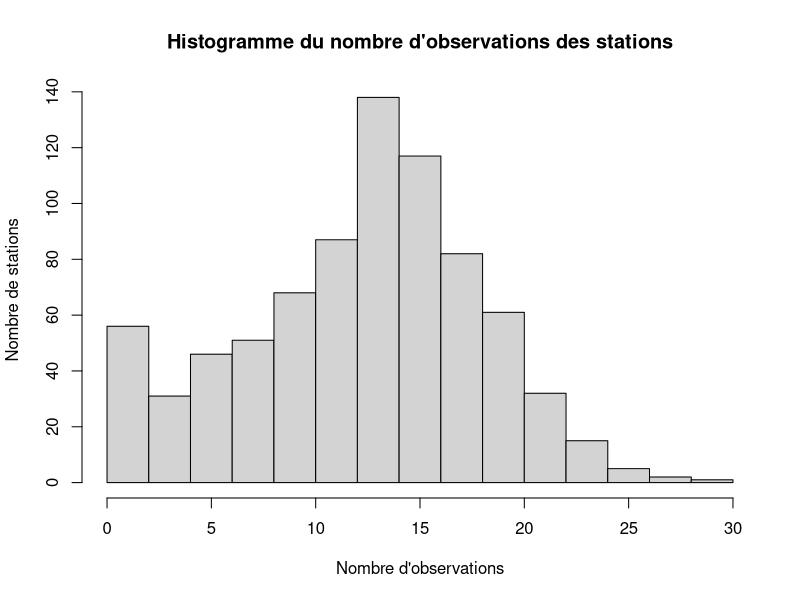
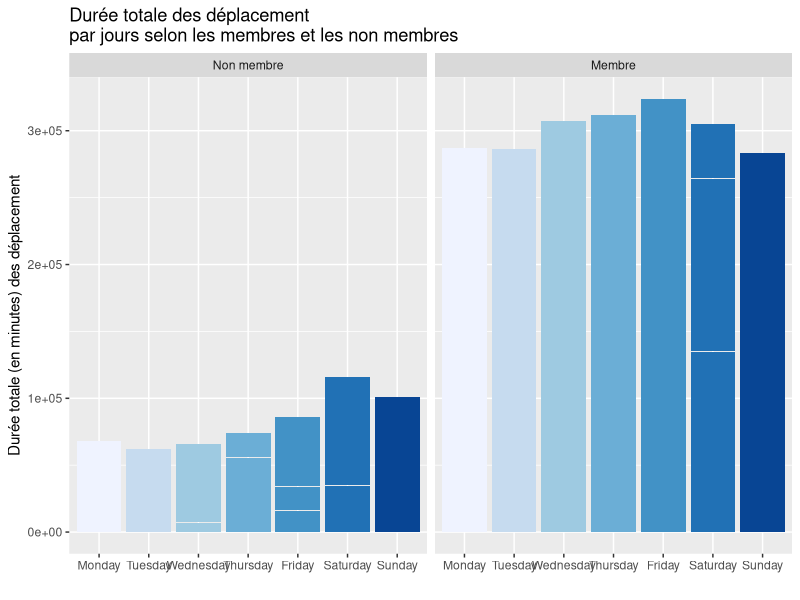
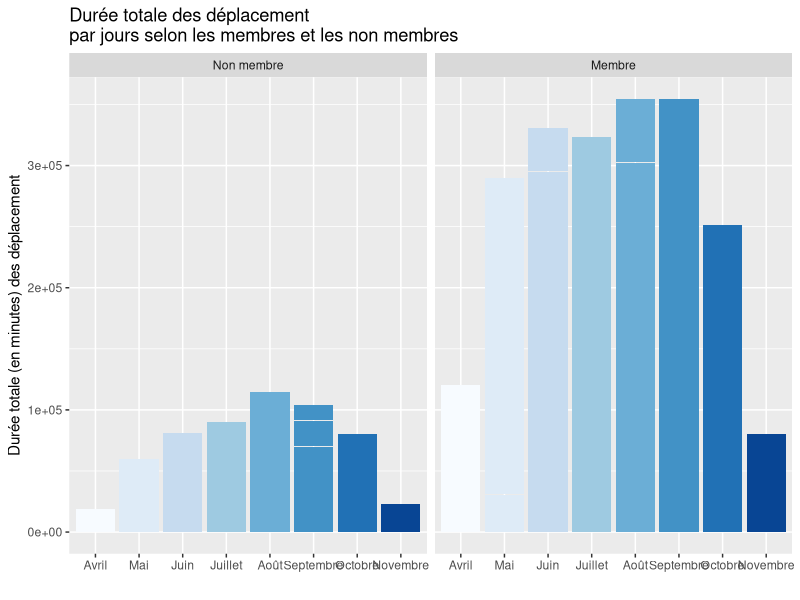
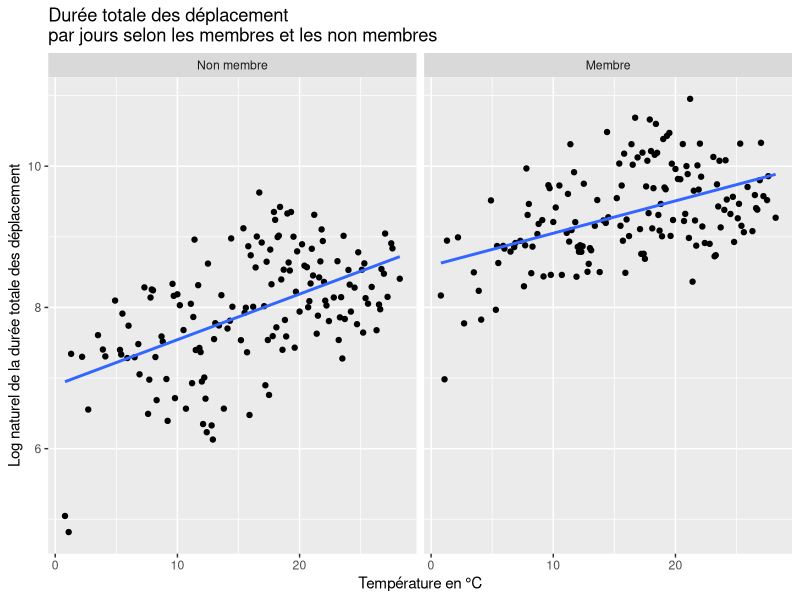
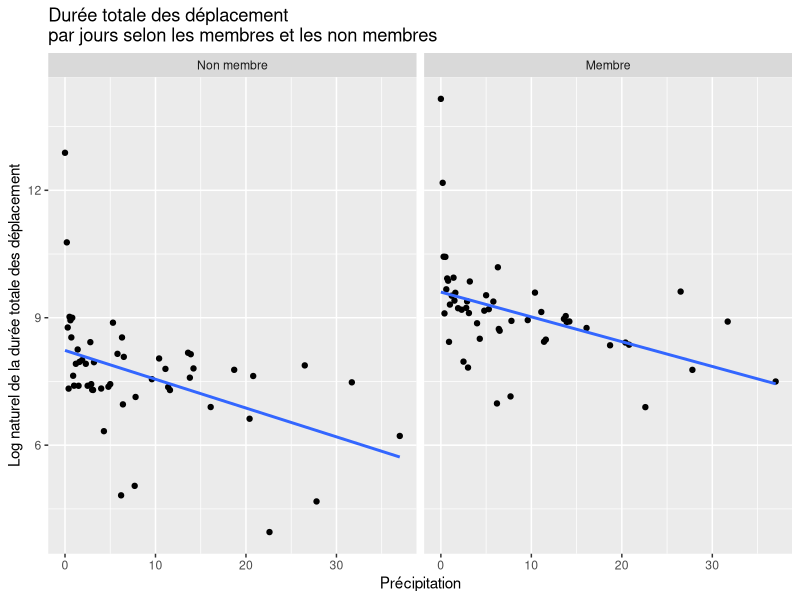
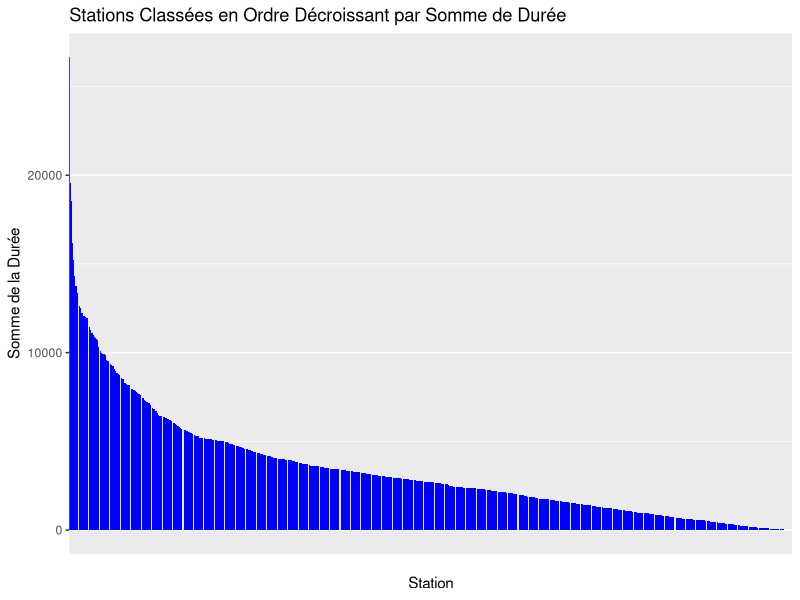
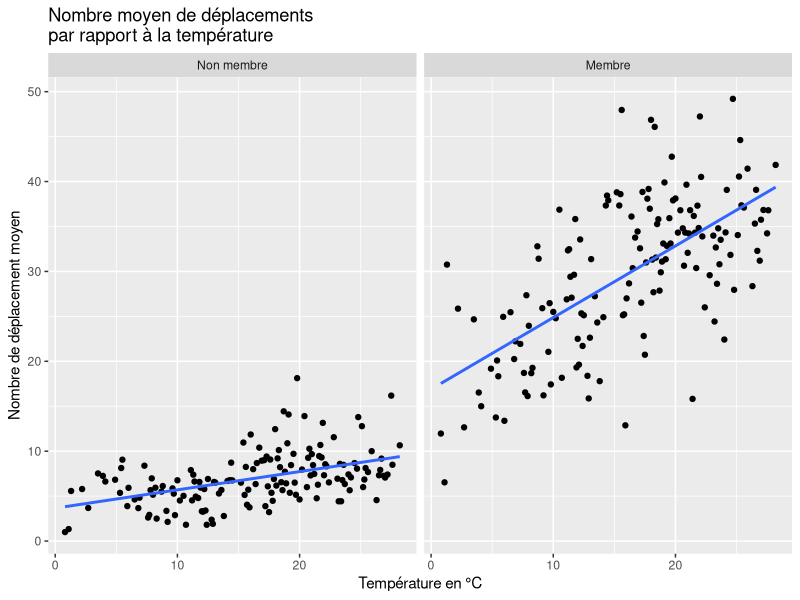
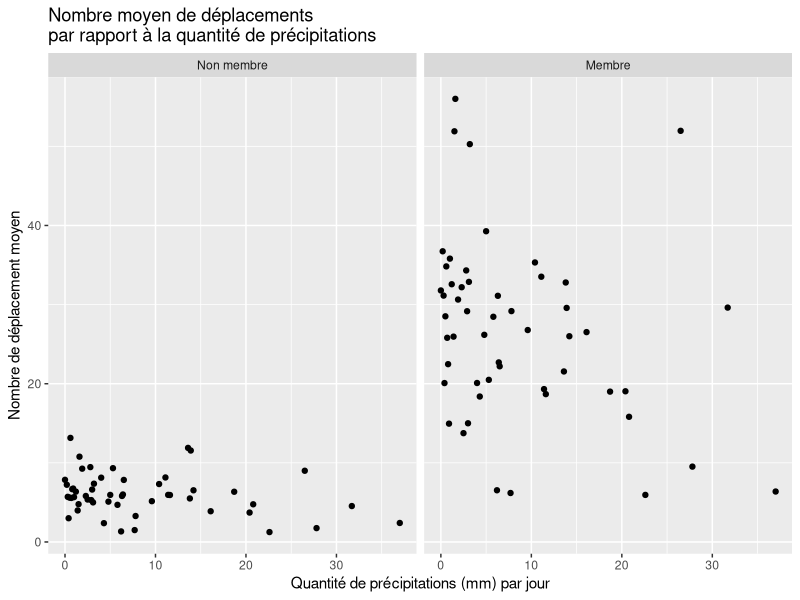

R code for these plots, in order:
## ---- chunk 1
knitr::opts_chunk$set(echo = FALSE)
knitr::opts_chunk$set(message = FALSE)
knitr::opts_chunk$set(warning = FALSE)
knitr::opts_chunk$set(error = FALSE)
## ---- chunk 2
library(tidyverse)
library(ggthemes)
library(RColorBrewer)
library(knitr)
## ---- chunk 3
dat = read.csv("bixi1.csv")

## ---- chunk 4
#Importation des données
bixi_raw_data_df= dat
#bixi_raw_data_df=read.table("raw_data/bixi1.csv", sep = ",", header = T)
## ---- chunk 5
knitr::kable(head(bixi_raw_data_df), caption="6 premières observations du jeu de données")
## ---- chunk 6
knitr::kable(tail(bixi_raw_data_df), caption="6 dernières observations du jeu de données")
## ---- chunk 7
str(bixi_raw_data_df)
## ---- chunk 8
options(knitr.kable.NA = "")
bixi_df=data.frame(station=as.factor(bixi_raw_data_df$station),
                   mm=as.factor(bixi_raw_data_df$mm),
                   dd=as.factor(bixi_raw_data_df$dd),
                   wday=as.factor(bixi_raw_data_df$wday),
                   mem=as.factor(bixi_raw_data_df$mem),
                   holiday=as.factor(bixi_raw_data_df$holiday),
                   bixi_raw_data_df[,7:ncol(bixi_raw_data_df)])
knitr::kable(summary(bixi_df), caption="Sommaire des observations")
## ---- chunk 9
freqTable_station=table(bixi_df$station)
hist(freqTable_station, xlab = "Nombre d'observations", ylab = "Nombre de stations", main = "Histogramme du nombre d'observations des stations")
## ---- chunk 10
dat$wday <- factor(dat$wday,
                   levels = c("Monday", "Tuesday", "Wednesday", "Thursday", "Friday", "Saturday", "Sunday"))

label <- c(`1` = "Membre", `0` = "Non membre")
## ---- chunk 11
ggplot(dat, aes(x=wday, y=dur,
           fill = wday)) +
  geom_bar(stat = "identity") +
  scale_fill_brewer(palette = "Blues")+
  facet_wrap(~ mem,labeller=labeller(mem=label))+
  theme(legend.position="none")+
  labs(title = "Durée totale des déplacement \npar jours selon les membres et les non membres")+
  xlab("")+
  ylab("Durée totale (en minutes) des déplacement")
## ---- chunk 12
dat$wday <- factor(dat$wday,
                   levels = c("Monday", "Tuesday", "Wednesday", "Thursday", "Friday", "Saturday", "Sunday"))

label <- c(`1` = "Membre", `0` = "Non membre")
## ---- chunk 13
ggplot(dat, aes(as.factor(mm), dur, fill = as.factor(mm))) +
  geom_bar(stat = "identity") +
  scale_fill_brewer(palette = "Blues")+
  facet_wrap(~ mem,labeller=labeller(mem=label))+
  theme(legend.position="none")+
  scale_x_discrete(breaks = 4:11,labels=c("Avril","Mai","Juin", "Juillet", "Août", "Septembre", "Octobre", "Novembre")) +
  labs(title = "Durée totale des déplacement \npar jours selon les membres et les non membres")+
  xlab("")+
  ylab("Durée totale (en minutes) des déplacement")
## ---- chunk 14
dat_temp <- dat %>%
  select(mem, dur, temp, avg) %>% 
  group_by(temp, mem) %>%
  summarise(dur = log(sum(dur)))
## ---- chunk 15
ggplot(dat_temp, aes(temp, dur)) +
  geom_point() +
  facet_wrap(~mem,labeller=labeller(mem=label))+
  geom_smooth(method='lm', se=FALSE) +
  labs(title = "Durée totale des déplacement \npar jours selon les membres et les non membres")+
  xlab("Température en °C")+
  ylab("Log naturel de la durée totale des déplacement")

dat_temp_cor = dat_temp %>% 
  group_by(mem) %>%
  summarise(cor = cor(temp,dur))
## ---- chunk 16
dat_rain <- dat %>%
  select(mem, dur, rain) %>% 
  group_by(rain, mem) %>%
  summarise(dur = log(sum(dur)))

## ---- chunk 17
ggplot(dat_rain, aes(rain, dur)) +
  geom_point() +
  facet_wrap(~mem,labeller=labeller(mem=label)) +
  geom_smooth(method='lm', se=FALSE) +
  labs(title = "Durée totale des déplacement \npar jours selon les membres et les non membres")+
  xlab("Précipitation")+
  ylab("Log naturel de la durée totale des déplacement")

dat_rain_cor = dat_rain %>% 
  group_by(mem) %>%
  summarise(cor = cor(rain,dur))
## ---- chunk 18
dat_mem <- dat %>%
  select(mem, avg, dur) %>% 
  group_by(mem) %>%
  summarise(avg = mean(avg), dur = sum(dur)) %>% 
  mutate(dur_relative = ifelse(mem == 1, dur / sum(dat$mem == 1), dur / sum(dat$mem ==0))) %>% 
  mutate(mem = ifelse(mem == 1, "Membre", "Non-membre"))
## ---- chunk 19
kable(dat_mem, col.names = c("Membre", "Durée moyenne", "Durée totale", "Durée totale relative"), caption = "Détail sur la durée selon les abonnements")
## ---- chunk 20
dat_hol <- dat %>%
  select(holiday, avg, dur) %>% 
  group_by(holiday) %>%
  summarise(avg = mean(avg), dur = sum(dur)) %>% 
  mutate(dur_relative = ifelse(holiday == 1, dur / sum(dat$holiday == 1), dur / sum(dat$holiday ==0))) %>% 
  mutate(holiday = ifelse(holiday == 1, "Férié", "Non férié"))


kable(dat_hol, col.names = c("Jour", "Durée moyenne", "Durée totale", "Durée totale relative"), caption = "Détail sur la durée selon les fériés")

## ---- chunk 21
dat_station = dat %>% group_by(station) %>% summarise(dur = sum(dur))
data <- dat_station[order(-dat_station$dur), ]

# Créer un graphique à barres classant les stations en ordre décroissant
ggplot(data, aes(x = factor(station, levels = unique(data$station)), y = dur)) +
  geom_bar(stat = "identity", fill = "blue") +
  labs(x = "Station", y = "Somme de la Durée", title = "Stations Classées en Ordre Décroissant par Somme de Durée") +
  scale_x_discrete(labels = rep("", length(data$station))) +
  theme(panel.grid.major.x = element_blank(),
        axis.ticks.x = element_blank())
  
top3_stat_dur = head(data, 3)
## ---- chunk 22
dat_temp_ntot <- dat %>%
  select(mem, n_tot, temp) %>% 
  group_by(temp, mem) %>%
  summarise(n_tot = (mean(n_tot)))

ggplot(dat_temp_ntot, aes(temp, n_tot)) +
  geom_point() + geom_smooth(method='lm', se=FALSE) +
  facet_wrap(~mem,labeller=labeller(mem=label)) +
  labs(title = "Nombre moyen de déplacements \npar rapport à la température")+
  xlab("Température en °C")+
  ylab("Nombre de déplacement moyen")

dat_temp_ntot_cor = dat_temp_ntot %>% 
  group_by(mem) %>%
  summarise(cor = cor(temp,n_tot))
## ---- chunk 23

mean_temp_vs_mm <- round(aggregate(dat$temp~dat$mm, FUN=mean, na.rm = TRUE), digits=2)
kable(mean_temp_vs_mm, col.names = c("Mois","Température moyenne (°C)"), caption = "Température moyenne par mois")

## ---- chunk 24
dat_rain_ntot <- dat %>%
  select(mem, n_tot, rain) %>% 
  group_by(rain, mem) %>%
  summarise(n_tot = (mean(n_tot)))

ggplot(dat_rain_ntot, aes(rain, n_tot)) +
  geom_point() + #geom_smooth(method='lm', se=FALSE) +
  facet_wrap(~mem,labeller=labeller(mem=label)) +
  labs(title = "Nombre moyen de déplacements \npar rapport à la quantité de précipitations")+
  xlab("Quantité de précipitations (mm) par jour")+
  ylab("Nombre de déplacement moyen")

dat_rain_ntot_cor = dat_rain_ntot %>% 
  group_by(mem) %>%
  summarise(cor = cor(rain,n_tot))
## ---- chunk 25

monday <- select(filter(dat, wday == "Monday" & mem == 1),n_tot,n_AM,n_PM)
v_monday <- c(mean(monday$n_AM),mean(monday$n_PM), mean(monday$n_tot-monday$n_AM-monday$n_PM),mean(monday$n_tot))

monday_nm <- select(filter(dat, wday == "Monday" & mem == 0),n_tot,n_AM,n_PM)
v_monday_nm <- c(mean(monday_nm$n_AM),mean(monday_nm$n_PM),mean(monday_nm$n_tot-monday_nm$n_AM-monday_nm$n_PM),mean(monday_nm$n_tot))


tuesday <- select(filter(dat, wday == "Tuesday" & mem == 1),n_tot,n_AM,n_PM)
v_tuesday <- c(mean(tuesday$n_AM),mean(tuesday$n_PM), mean(tuesday$n_tot-tuesday$n_AM-tuesday$n_PM),mean(tuesday$n_tot))

tuesday_nm <- select(filter(dat, wday == "Tuesday" & mem == 0),n_tot,n_AM,n_PM)
v_tuesday_nm <- c(mean(tuesday_nm$n_AM),mean(tuesday_nm$n_PM),mean(tuesday_nm$n_tot-tuesday_nm$n_AM-tuesday_nm$n_PM),mean(tuesday_nm$n_tot))


wednesday <- select(filter(dat, wday == "Wednesday" & mem == 1),n_tot,n_AM,n_PM)
v_wednesday <- c(mean(wednesday$n_AM),mean(wednesday$n_PM), mean(wednesday$n_tot-wednesday$n_AM-wednesday$n_PM),mean(wednesday$n_tot))

wednesday_nm <- select(filter(dat, wday == "Wednesday" & mem == 0),n_tot,n_AM,n_PM)
v_wednesday_nm <- c(mean(wednesday_nm$n_AM),mean(wednesday_nm$n_PM),mean(wednesday_nm$n_tot-wednesday_nm$n_AM-wednesday_nm$n_PM),mean(wednesday_nm$n_tot))


thursday <- select(filter(dat, wday == "Thursday" & mem == 1),n_tot,n_AM,n_PM)
v_thursday <- c(mean(thursday$n_AM),mean(thursday$n_PM), mean(thursday$n_tot-thursday$n_AM-thursday$n_PM),mean(thursday$n_tot))

thursday_nm <- select(filter(dat, wday == "Thursday" & mem == 0),n_tot,n_AM,n_PM)
v_thursday_nm <- c(mean(thursday_nm$n_AM),mean(thursday_nm$n_PM),mean(thursday_nm$n_tot-thursday_nm$n_AM-thursday_nm$n_PM),mean(thursday_nm$n_tot))


friday <- select(filter(dat, wday == "Friday" & mem == 1),n_tot,n_AM,n_PM)
v_friday <- c(mean(friday$n_AM),mean(friday$n_PM), mean(friday$n_tot-friday$n_AM-friday$n_PM),mean(friday$n_tot))

friday_nm <- select(filter(dat, wday == "Friday" & mem == 0),n_tot,n_AM,n_PM)
v_friday_nm <- c(mean(friday_nm$n_AM),mean(friday_nm$n_PM),mean(friday_nm$n_tot-friday_nm$n_AM-friday_nm$n_PM),mean(friday_nm$n_tot))


saturday <- select(filter(dat, wday == "Saturday" & mem == 1),n_tot,n_AM,n_PM)
v_saturday <- c(mean(saturday$n_AM),mean(saturday$n_PM), mean(saturday$n_tot-saturday$n_AM-saturday$n_PM),mean(saturday$n_tot))

saturday_nm <- select(filter(dat, wday == "Saturday" & mem == 0),n_tot,n_AM,n_PM)
v_saturday_nm <- c(mean(saturday_nm$n_AM),mean(saturday_nm$n_PM),mean(saturday_nm$n_tot-saturday_nm$n_AM-saturday_nm$n_PM),mean(saturday_nm$n_tot))


sunday <- select(filter(dat, wday == "Sunday" & mem == 1),n_tot,n_AM,n_PM)
v_sunday <- c(mean(sunday$n_AM),mean(sunday$n_PM), mean(sunday$n_tot-sunday$n_AM-sunday$n_PM),mean(sunday$n_tot))

sunday_nm <- select(filter(dat, wday == "Sunday" & mem == 0),n_tot,n_AM,n_PM)
v_sunday_nm <- c(mean(sunday_nm$n_AM),mean(sunday_nm$n_PM),mean(sunday_nm$n_tot-sunday_nm$n_AM-sunday_nm$n_PM),mean(sunday_nm$n_tot))


v_semaine <- c(mean(v_monday[1],v_tuesday[1],v_wednesday[1],v_thursday[1],v_friday[1]),+
             mean(v_monday[2],v_tuesday[2],v_wednesday[2],v_thursday[2],v_friday[2]),+
             mean(v_monday[3],v_tuesday[3],v_wednesday[3],v_thursday[3],v_friday[3]),+
             mean(v_monday[4],v_tuesday[4],v_wednesday[4],v_thursday[4],v_friday[4]))

v_fin_semaine <- c(mean(v_saturday[1],v_sunday[1]),+
                 mean(v_saturday[2],v_sunday[2]),+
                 mean(v_saturday[3],v_sunday[3]),+
                 mean(v_saturday[4],v_sunday[4]))


v_semaine_nm <- c(mean(v_monday_nm[1],v_tuesday_nm[1],v_wednesday_nm[1],v_thursday_nm[1],v_friday_nm[1]),+
             mean(v_monday_nm[2],v_tuesday_nm[2],v_wednesday_nm[2],v_thursday_nm[2],v_friday_nm[2]),+
             mean(v_monday_nm[3],v_tuesday_nm[3],v_wednesday_nm[3],v_thursday_nm[3],v_friday_nm[3]),+
             mean(v_monday_nm[4],v_tuesday_nm[4],v_wednesday_nm[4],v_thursday_nm[4],v_friday_nm[4]))

v_fin_semaine_nm <- c(mean(v_saturday_nm[1],v_sunday_nm[1]),+
                 mean(v_saturday_nm[2],v_sunday_nm[2]),+
                 mean(v_saturday_nm[3],v_sunday_nm[3]),+
                 mean(v_saturday_nm[4],v_sunday_nm[4]))

n_tot_vs_day = ceiling(c(v_monday, v_tuesday, v_wednesday, v_thursday, v_friday, v_saturday, v_sunday, v_semaine, v_fin_semaine))
n_tot_vs_day_nm = ceiling(c(v_monday_nm, v_tuesday_nm, v_wednesday_nm, v_thursday_nm, v_friday_nm, v_saturday_nm, v_sunday_nm, v_semaine_nm, v_fin_semaine_nm))


moment <- rep(c("AM", "PM", "Nuit", "Total"),9)

day <- c(rep("Lundi",4), rep("Mardi",4), rep("Mercredi",4), rep("Jeudi",4), rep("Vendredi",4), rep("Samedi",4), rep("Dimanche",4), rep("Semaine",4), rep("Fin de semaine",4))

wday_data_n <- data.frame(moment,n_tot_vs_day,day)
wday_data_n_nm <- data.frame(moment,n_tot_vs_day_nm,day)

wday_data_n <- wday_data_n %>% mutate(day=factor(day, 
                                      levels=c("Lundi", "Mardi", "Mercredi",
                                               "Jeudi", "Vendredi", "Samedi", 
                                               "Dimanche", "Semaine", "Fin de semaine"), ordered=TRUE))

wday_data_n_nm <- wday_data_n_nm %>% mutate(day=factor(day, 
                                      levels=c("Lundi", "Mardi", "Mercredi",
                                               "Jeudi", "Vendredi", "Samedi", 
                                               "Dimanche", "Semaine", "Fin de semaine"), ordered=TRUE))

ggplot(wday_data_n, aes(fill=moment,y = n_tot_vs_day, x = day )) + geom_bar(position="dodge", stat="identity")+
geom_text(aes(label=n_tot_vs_day), position=position_dodge(width=0.9), vjust=-0.25) #+
  #geom_vline(xintercept=7.5, linetype="dotted", color="red", size = 0.8)

ggplot(wday_data_n_nm, aes(fill=moment,y = n_tot_vs_day_nm, x = day )) + geom_bar(position="dodge", stat="identity")+
geom_text(aes(label=n_tot_vs_day_nm), position=position_dodge(width=0.9), vjust=-0.25) #+
  #geom_vline(xintercept=7.5, linetype="dotted", color="red", size = 0.8)
              
## ---- chunk 26

dat_hol_n_tot <- dat %>%
  select(holiday, n_tot) %>% 
  group_by(holiday) %>%
  mutate(mean_n_tot = n_tot) %>% 
  summarise(mean_n_tot = mean(n_tot), n_tot = sum(n_tot)) %>%
  mutate(holiday = ifelse(holiday == 1, "Férié", "Non férié"))

kable(dat_hol_n_tot, col.names = c("Jour", "Nb. déplacement moyen", "Nb. déplacement total"), caption = "Détail sur le nombre de déplacement selon les fériés")

## ---- chunk 27
dat_mem_n_tot <- dat %>%
  select(mem, n_tot) %>% 
  group_by(mem) %>%
  summarise(avg = mean(n_tot), n_tot = sum(n_tot)) %>% 
  mutate(mem = ifelse(mem == 1, "Membre", "Non-membre"))

kable(dat_mem_n_tot, col.names = c("Membre", "Nb. de déplacement moyen", "Nb. de déplacement total"), caption = "Détail sur le nombre de déplacement selon les abonnements")
## ---- chunk 28

etat <- rep(c("Membre", "Non-membre"),8)

mois <- c(rep("Avril",2), rep("Mai",2), rep("Juin",2), rep("Juillet",2), rep("Août",2), rep("Septembre",2), rep("Octobre",2), rep("Novembre",2))

dat_mem_n_tot_vs_mm <- select(filter(dat,mem == 1),n_tot,mm)
dat_nmem_n_tot_vs_mm <- select(filter(dat,mem == 0),n_tot,mm)

#v_n_tot_vs_mm <- ceiling(c(mean(filter(dat_mem_n_tot_vs_mm, mm == 4)$n_tot), mean(filter(dat_nmem_n_tot_vs_mm, mm == 4)$n_tot),+
#                       mean(filter(dat_mem_n_tot_vs_mm, mm == 5)$n_tot), mean(filter(dat_nmem_n_tot_vs_mm, mm == 5)$n_tot),+
#                       mean(filter(dat_mem_n_tot_vs_mm, mm == 6)$n_tot), mean(filter(dat_nmem_n_tot_vs_mm, mm == 6)$n_tot),+
#                       mean(filter(dat_mem_n_tot_vs_mm, mm == 7)$n_tot), mean(filter(dat_nmem_n_tot_vs_mm, mm == 7)$n_tot),+
#                       mean(filter(dat_mem_n_tot_vs_mm, mm == 8)$n_tot), mean(filter(dat_nmem_n_tot_vs_mm, mm == 8)$n_tot),+
#                       mean(filter(dat_mem_n_tot_vs_mm, mm == 9)$n_tot), mean(filter(dat_nmem_n_tot_vs_mm, mm == 9)$n_tot),+
#                       mean(filter(dat_mem_n_tot_vs_mm, mm == 10)$n_tot), mean(filter(dat_nmem_n_tot_vs_mm, mm == 10)$n_tot),+
#                       mean(filter(dat_mem_n_tot_vs_mm, mm == 11)$n_tot), mean(filter(dat_nmem_n_tot_vs_mm, mm == 11)$n_tot)))

v_n_tot_vs_mm <- c(sum(filter(dat_mem_n_tot_vs_mm, mm == 4)$n_tot), sum(filter(dat_nmem_n_tot_vs_mm, mm == 4)$n_tot),+
                       sum(filter(dat_mem_n_tot_vs_mm, mm == 5)$n_tot), sum(filter(dat_nmem_n_tot_vs_mm, mm == 5)$n_tot),+
                       sum(filter(dat_mem_n_tot_vs_mm, mm == 6)$n_tot), sum(filter(dat_nmem_n_tot_vs_mm, mm == 6)$n_tot),+
                       sum(filter(dat_mem_n_tot_vs_mm, mm == 7)$n_tot), sum(filter(dat_nmem_n_tot_vs_mm, mm == 7)$n_tot),+
                       sum(filter(dat_mem_n_tot_vs_mm, mm == 8)$n_tot), sum(filter(dat_nmem_n_tot_vs_mm, mm == 8)$n_tot),+
                       sum(filter(dat_mem_n_tot_vs_mm, mm == 9)$n_tot), sum(filter(dat_nmem_n_tot_vs_mm, mm == 9)$n_tot),+
                       sum(filter(dat_mem_n_tot_vs_mm, mm == 10)$n_tot), sum(filter(dat_nmem_n_tot_vs_mm, mm == 10)$n_tot),+
                       sum(filter(dat_mem_n_tot_vs_mm, mm == 11)$n_tot), sum(filter(dat_nmem_n_tot_vs_mm, mm == 11)$n_tot))


dmm_data_n_tot <- data.frame(etat,v_n_tot_vs_mm,mois)

#ggplot(dmm_data_n_tot, aes(fill=etat,y = v_n_tot_vs_mm, x = mois)) + geom_bar(position="dodge",stat="identity")+
#geom_text(aes(label=v_n_tot_vs_mm), position=position_dodge(width=0.9), vjust=-0.25)


dat_test <- dat %>%
  select(mem, n_tot, mm) %>% 
  group_by(mm, mem) %>%
  summarise(n_tot = (sum(n_tot)))

mois <- c(rep("Avril",2), rep("Mai",2), rep("Juin",2), rep("Juillet",2), rep("Août",2), rep("Septembre",2), rep("Octobre",2), rep("Novembre",2))

dat_test <- dat_test %>% mutate(mm=factor(mm, 
                                      levels=c(4:11), ordered=TRUE))


ggplot(dat_test, aes(x=mm, y=n_tot,
           fill = mois)) +
  geom_bar(stat = "identity") +
  scale_fill_brewer(palette = "Blues")+
  facet_wrap(~ mem,labeller=labeller(mem=label))+
  theme(legend.position="none")+
  labs(title = "Nombre de déplacement \npar jours selon les membres et les non membres")+
  xlab("")+
  ylab("Nombre de déplacement")

## ---- chunk 29

dat_n_tot_station <- dat %>%
  select(mem, n_tot, station) %>% 
  group_by(station, mem) %>%
  summarise(n_tot = (sum(n_tot)))%>% 
  add_count(station) %>% 
  filter(dense_rank(n_tot) < 14)


plot(dat_n_tot_station$station,dat_n_tot_station$n_tot)
## ---- chunk 30
kable(cor(dat$rev, dat$dur, use = "complete.obs"), caption="Corrélation entre le revenu et la durée de trajet",col.names = c(""))

## ---- chunk 31

#ggplot(dat,aes(as.factor(wday), rev, fill=as.factor(wday)))+
#  geom_bar(stat = "identity")+
#  scale_fill_brewer(palette = "Blues")+
#  theme_minimal()+
#  theme(legend.position = "none")+
#  ggtitle("Revenu selon les journées de la semaine")+
#  ylab("Revenu")+
#  xlab("")

df_Nmem_compl <- dat  %>% subset(mem == '0')

dat_rev <- df_Nmem_compl %>%
  select(rev, holiday) %>% 
  group_by(holiday) %>%
  summarise(rev_moyen = mean(rev),rev_total = sum(rev)) %>% 
  mutate(holiday = ifelse(holiday == 1, "Journée fériée", "journée normale"))

dat_rev

kable(dat_rev, col.names = c("", "Revenu moyen", "Revenu total"), caption = "Détails entre les journées fériées et le revenu rapporté par les non-membres")
## ---- chunk 32
knitr::kable(summary(dat), caption="tableau")

## ---- chunk 33
donnees_summary <- dat %>%
  group_by(mem) %>%
  summarise(percentage = n() / nrow(dat) * 100)
# Création variable pour afficher en %

# Création du graphique à barres
ggplot(data = donnees_summary, aes(x = factor(mem), y = percentage, fill = factor(mem))) +
  geom_bar(stat = "identity") +
  guides(fill=guide_legend(title = "Membre"))+
  ggtitle("Pourcentage de membre et de non membre BIXI")+
  xlab("")+
  ylab("Pourcentage")+
  theme_minimal()
## ---- chunk 34
dat %>%  ggplot(aes(avg,temp))+
  geom_point()+
  theme_minimal()

dat %>% ggplot(aes(dur))+
  geom_density()
  
